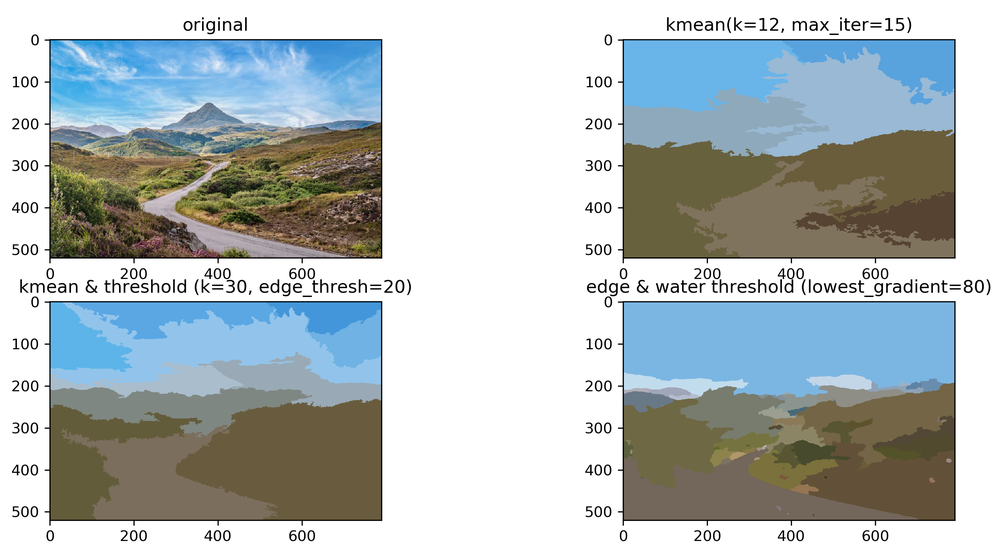
#> input picture segmentation/example.png, 1000 x 559 px, shrunk from 2831 x 1583 before the run
$ python -i segment.py   (imports and definitions only)   (older library calls are emulated)
#> lines starting #> are read from the running program, lines starting #| are printed output that depends on the picture; after the words box and inside, x2 and y2 are one past the last pixel; in counts of white or black regions, pixels touching at a corner belong together
import numpy as np
import matplotlib.pyplot as plt
import imageio
from scipy import ndimage as ndi
import numpy as np
import cv2 as cv
import imageio
from skimage.color import rgb2gray
from skimage.feature import canny
from skimage import data, img_as_float, segmentation, color, img_as_ubyte
from skimage.filters import laplace, rank
from skimage.future import graph
from skimage.restoration import denoise_tv_chambolle, denoise_bilateral
from skimage.morphology import square, dilation, disk, watershed

import logging
# [1 line not run here, left out]

"""
segmentation functions return labels starting from 1
"""


DENOISE_WEIGHT = 0.1

# denoise + kmean
# [46 lines left out: functions seg_by_kmean, seg_by_kmean_threshold, not called in this run]


# denoise + filter significant edges + water threshold
def seg_by_edge_watershred(im, lowest_gradient=50):
    """
    :param im: file path to input image, or image m*n*3 ndarray
    :param lowest_gradient: gradients below this values not considered as edges
    :return: labels, n
        labels: a mask marks different clusters with 0, 1, ..., n-1.
              for a cluster marked as i, can use im[mask == i]
        n: number of clusters. starting from 1.
    """
#> called with im = 'example.png', lowest_gradient = 50

    if isinstance(im, str):
        im = imageio.imread(im)
#> im is the input picture: shape (559, 1000, 4); mean R, G, B, A 178.8, 187.8, 189.4, 255

    # denoise rgb image
    im = denoise(im)

    gray_in = color.rgb2gray(im)
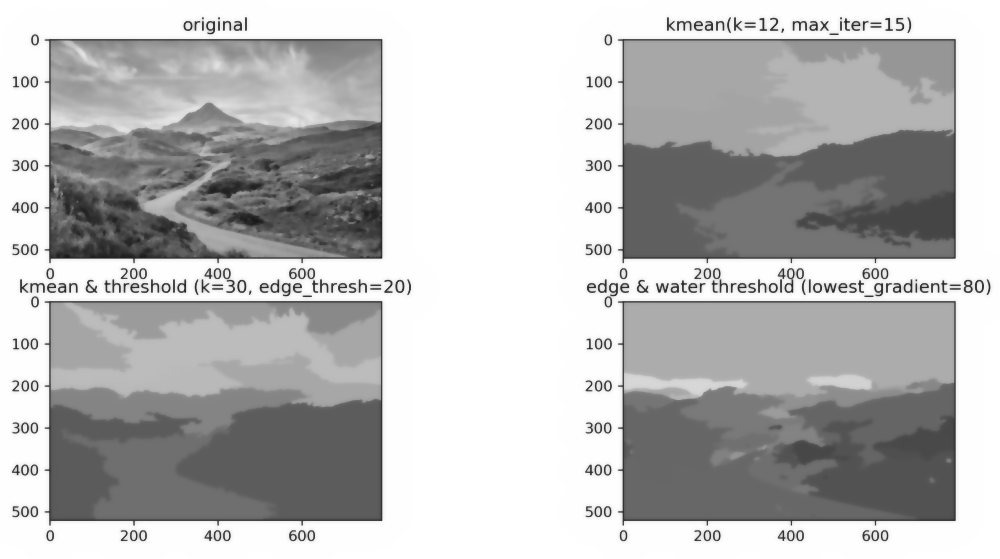
#> gray_in: shape (559, 1000) float64; min 0.0975, max 1, mean 0.73
    gray = img_as_ubyte(gray_in)

    # denoise gray image
    denoised = rank.median(gray, disk(5))
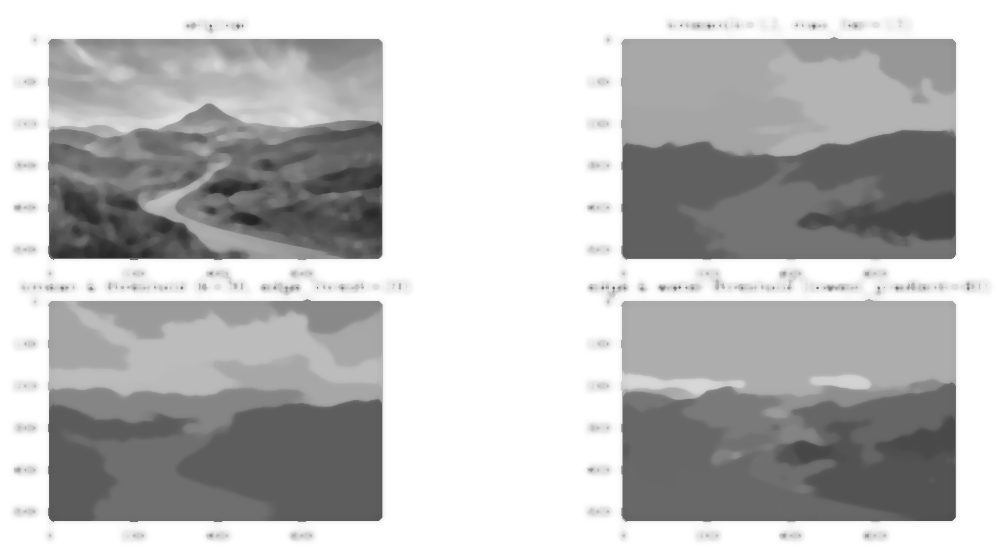
#> denoised: shape (559, 1000); min 34, max 255, mean 188.9

    # find continuous region (low gradient -
    # where less than 10 for this image) --> markers
    # disk(5) is used here to get a more smooth image
    markers = rank.gradient(denoised, disk(5)) > lowest_gradient
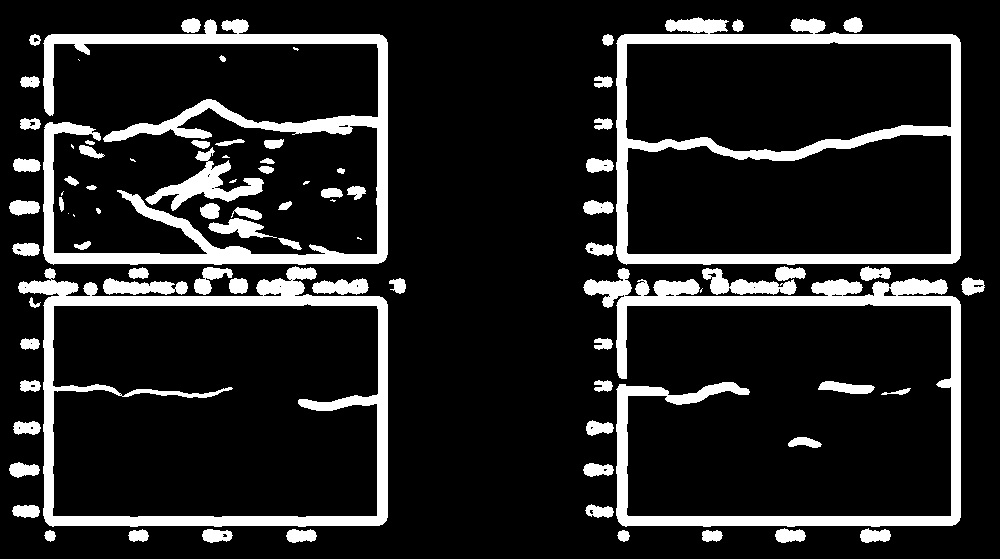
#> markers: shape (559, 1000) bool; 14.5% white; 86 white regions (13 under 20 px), largest, box (x1, y1, x2, y2) and area: (43, 19, 388, 265) 16899, (583, 268, 961, 527) 15608, (616, 17, 961, 265) 15295
    markers = ndi.label(markers)[0]
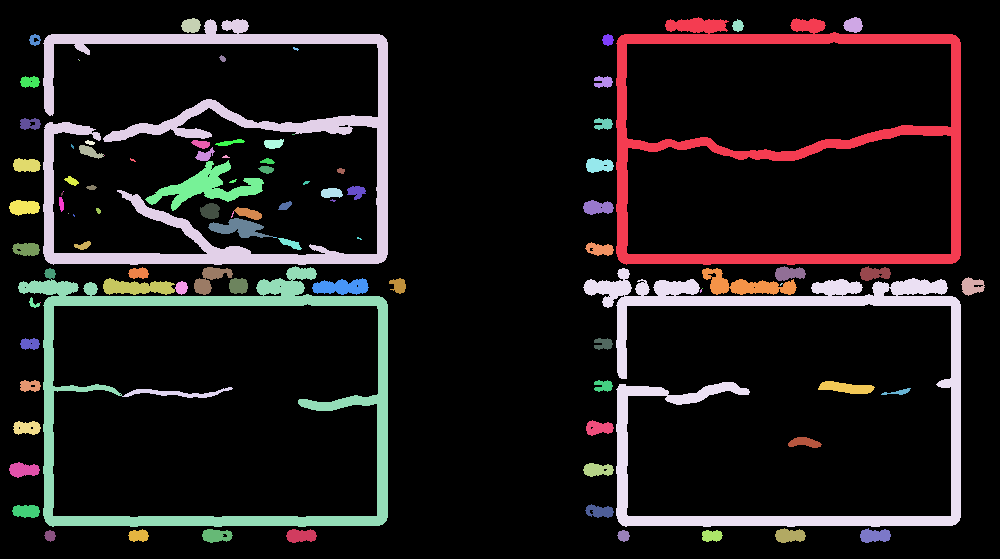
#> markers: shape (559, 1000) int32; 100 distinct labels, from 0 to 99; one colour per label, 0 black

    # local gradient (disk(2) is used to keep edges thin)
    gradient = rank.gradient(denoised, disk(2))
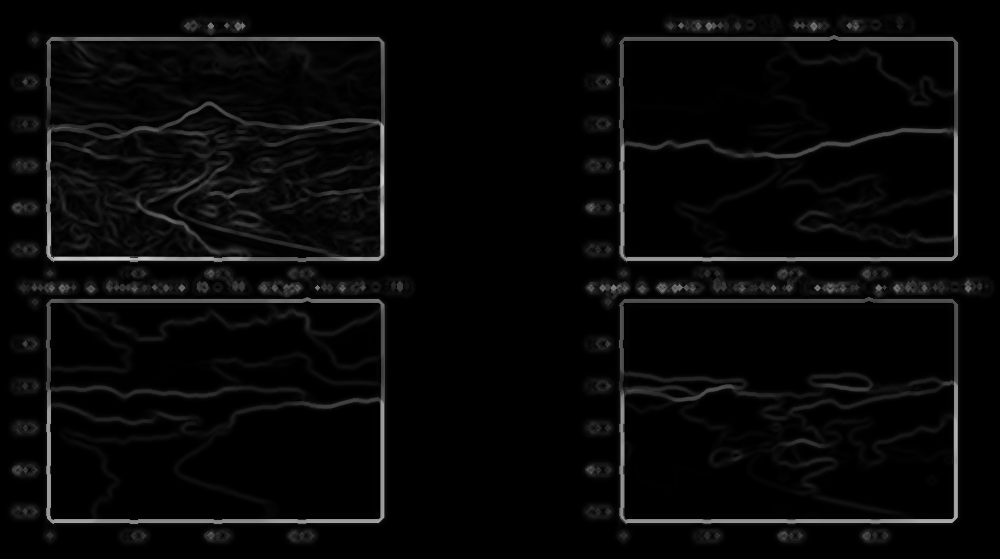
#> gradient: shape (559, 1000); min 0, max 209, mean 8.3

    # process the watershed
    labels = watershed(gradient, markers)
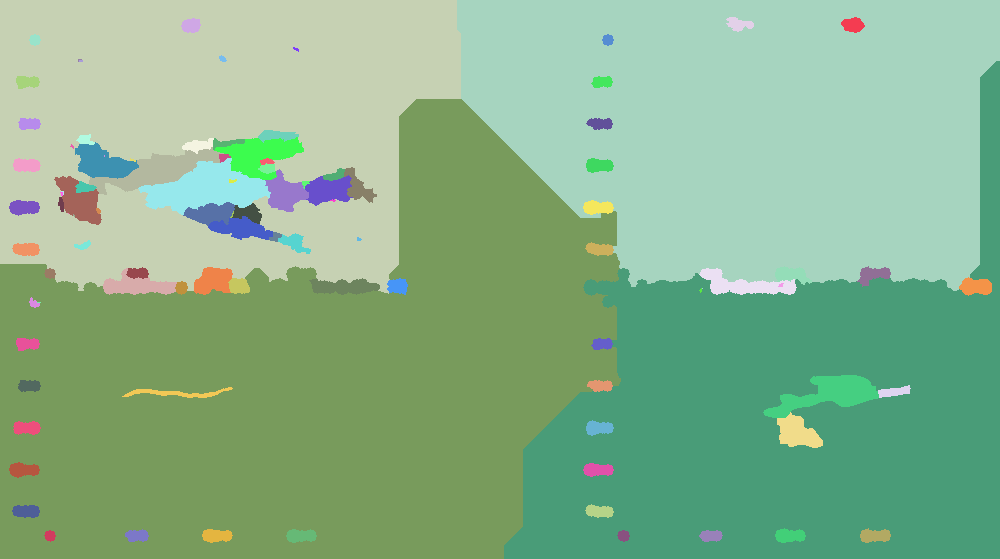
#> labels: shape (559, 1000) int32; 99 distinct labels, from 1 to 99; one colour per label, 0 black

    return labels, np.unique(labels)


def denoise(im, denoising_weight=DENOISE_WEIGHT, multichannel=True):
    im = img_as_float(im)
    im = denoise_tv_chambolle(im, weight=denoising_weight, multichannel=multichannel)
    return im

>>> result = seg_by_edge_watershred('example.png')
